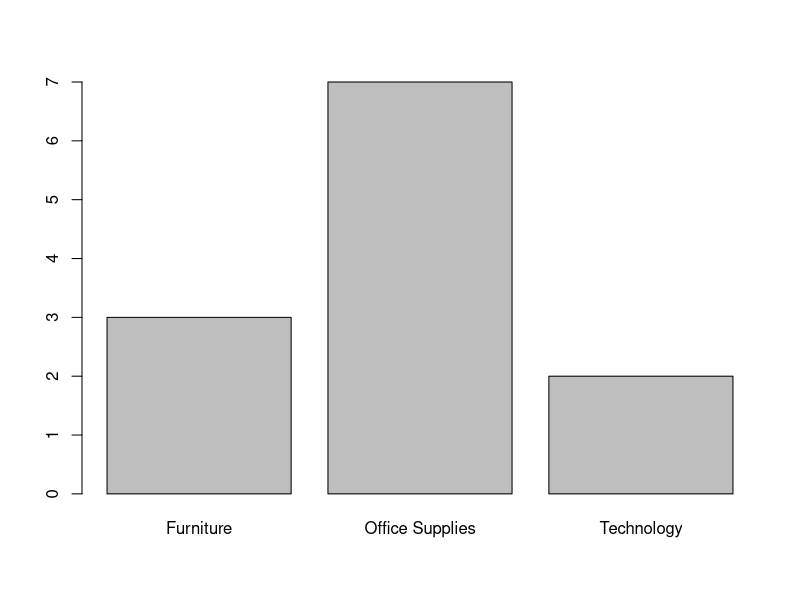

This chart was generated by the following R code:
## ---- chunk 1
# Your code here
sales <- read.delim("Week_2/Data/sales_pipe.txt"
                     ,stringsAsFactors=FALSE
                     ,sep = "|"
                     ,fileEncoding="WINDOWS-1252" 
 )
## ---- chunk 2
# Your code here
colnames(sales)[1] <- "Row.ID"

## ---- chunk 3
# Your code here
library(lubridate)

sales$Ship.Date <- as.Date(sales$Ship.Date
,format ="%B %d %Y")
sales$Order.Date <- as.Date(sales$Order.Date
,format ="%m/%d/%Y"
)
max(sales$Order.Date) - min(sales$Order.Date)


## ---- chunk 4
# Your code here
sales$difference <- (sales$Ship.Date - sales$Order.Date)
mean(sales$difference)
## ---- chunk 5
# Your code here
names = unique(sales$Customer.Name)
length(grep("Bill", names))
## ---- chunk 6
# Your code here
length(grep("(?i)table", sales$Product.Name))

## ---- chunk 7
# Your code here
table(sales$State)

## ---- chunk 8
# Your code here
texas_df = sales[sales$State=="Texas",]
texas_df$Category = factor(texas_df$Category)
barplot(table(texas_df$Category))

## ---- chunk 9
# Your code here
aggregate(sales$Profit ~ sales$Region,sales,mean)
## ---- chunk 10
# Your code here
sales$Order.Year = format(sales$Order.Date,format="%Y")
aggregate(sales$Profit ~ sales$Order.Year,sales,mean)

